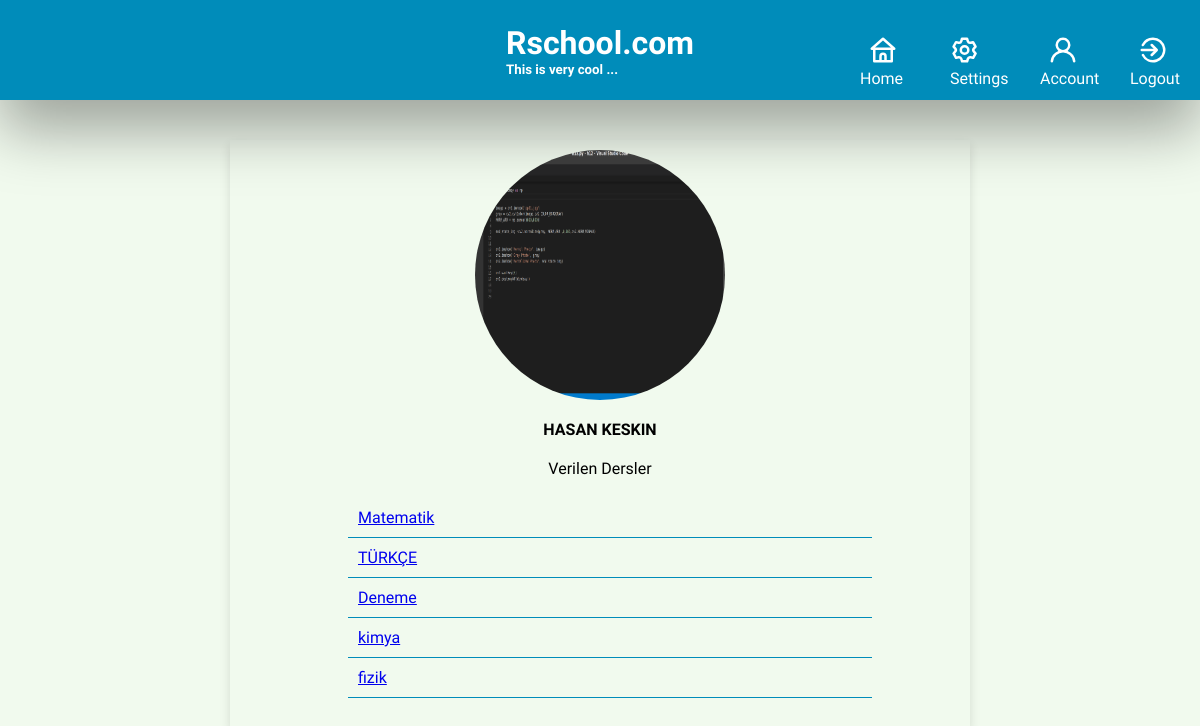
Page /profile/account/ (signed in) on the committed database.
### account/models.py (models this page shows, shortened)
class MyUser(AbstractBaseUser):
    username = models.CharField(
        verbose_name='Kullanıcı Adı',
        max_length=255,
        unique=True,
    )
    name = models.CharField(verbose_name='name', max_length=30)
    surname = models.CharField(verbose_name='surname', max_length=30)
    profile_photo = models.ImageField(verbose_name='PP', upload_to='pp/')
    role = models.BooleanField(default=False)
    is_active = models.BooleanField(default=True)
    is_admin = models.BooleanField(default=False)
    objects = MyUserManager()
    USERNAME_FIELD = 'username'
    REQUIRED_FIELDS = ['name', 'surname']

### lesson/models.py (models this page shows)
class Lesson(models.Model):
	userID = models.ForeignKey(MyUser,on_delete=models.CASCADE,null=True,blank=False)
	title = models.CharField(max_length=200)
	description = models.TextField(blank=True)
	create_at = models.DateTimeField(auto_now_add=True)
	update_at = models.DateTimeField(auto_now=True)
	def __str__(self):
		return self.title

### account/views/router.py (the view)
# urls.py: path('profile/account/', router.accountRedirect),
def accountRedirect(request):
	Lesson_data = Lesson.objects.filter(userID=request.user.id)
	return render(request, 'page/account.html', {'data': Lesson_data})

### templates/page/account.html (shortened to what this page needs)
{% extends 'home/base.html' %}
{% load static %}
{% block css %}
    <link rel="stylesheet" href="{% static  'head_pages/account.css' %}">
{% endblock %}
{% block content %}
    <div class="account-wrapper flex">
        <div class="account-form flex">
            <section class="profile-photo">
                <img src="{{ MEDIA_URL }}{{ user.profile_photo.url }}" alt="pp">
            </section>
            <section class="account-info">
                    <p> {{ user.name }} {{ user.surname }}</p>
            </section>
        {% if user.role %}
            <p>Verilen Dersler</p>
            {% else %}
            <p>Alınan Dersler</p>
        {% endif %}
            <div class="lessons">
                {% for foo in data %}
                    <div id="lesson-li"><a href="{% url 'lesson' lessonID=foo.id  %}">{{ foo }}</a></div>
                {% endfor %}
            </div>
        </div>
    </div>
{% endblock %}

### static/home/base.css (style rules this page uses)
* { margin: 0; padding: 0; font-family: 'Kufam', cursive; }
body { background-color: #f1faee; font-family: 'Kufam', cursive; }

### static/head_pages/account.css (style rules this page uses)
.account-wrapper { width: 100%; height: 100% }
.flex { display: flex; flex-direction: column; align-items: center; justify-content: center; }
.account-form { margin-top: 40px; padding: 10px; width: 60%; height: 100%; box-shadow: rgba(0, 0, 0, 0.12) 0px 5px 10px; }
.profile-photo { width: 250px; height: 250px; }
.profile-photo img { width: 100%; height: 100%; border-radius: 50%; }
.account-info { padding: 20px; font-weight: bolder; }
.lessons { width: 70%; padding: 20px; }
#lesson-li { width: 100%; display: block; border-bottom: 1px solid #008CBA; padding: 10px; transition: box-shadow 0.2s ease 0s; }

### rows in the picture
MyUser: profile_photo (picture), name "HASAN", surname "KESKIN"
Lesson: title "Matematik"
Lesson: title "TÜRKÇE"
Lesson: title "Deneme"
Lesson: title "kimya"
Lesson: title "fizik"
